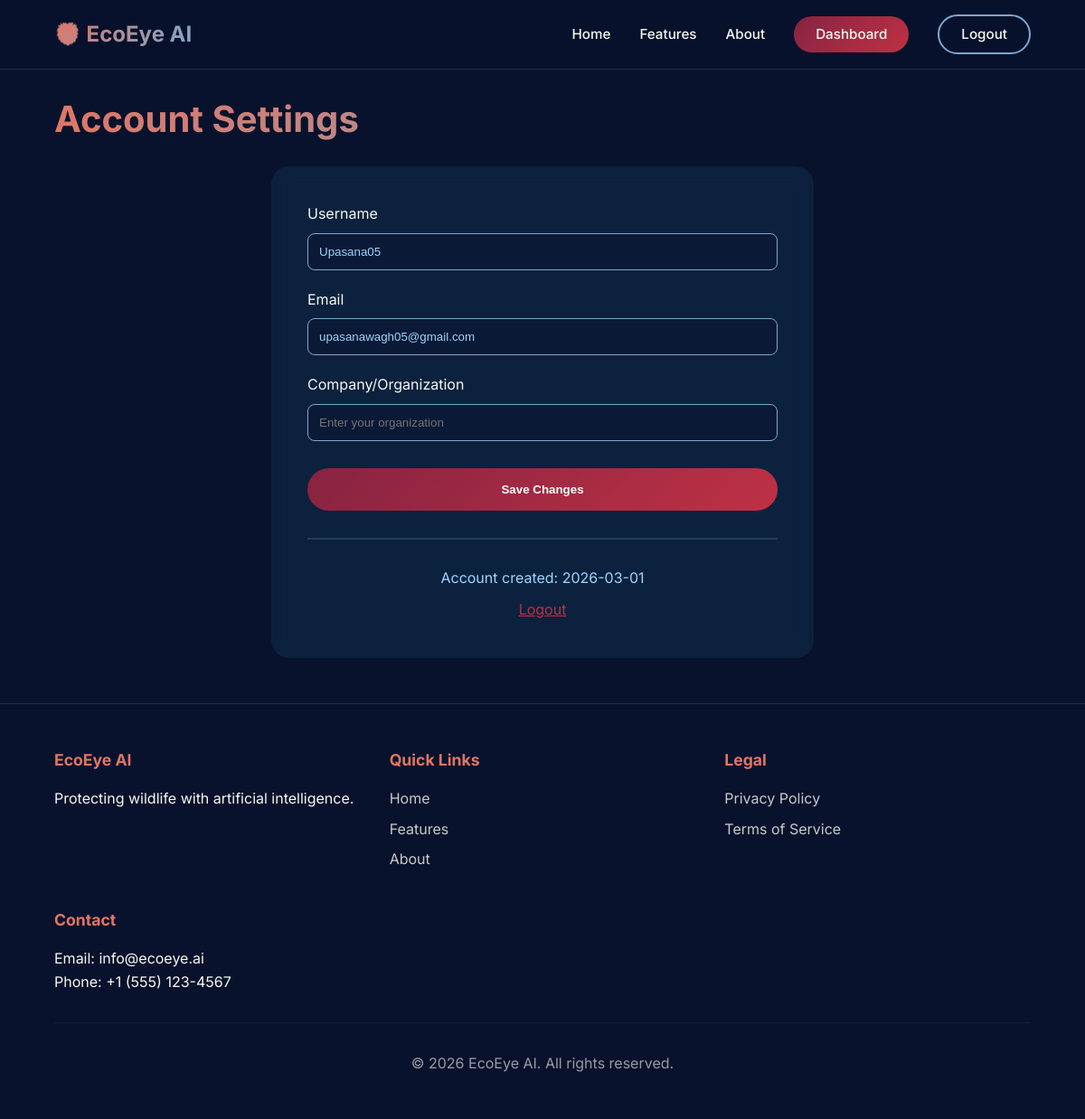
/settings (signed in), run on the app's committed database.
### app.py (models this page shows, shortened)
class User(UserMixin, db.Model):
    id = db.Column(db.Integer, primary_key=True)
    username = db.Column(db.String(50), unique=True, nullable=False)
    email = db.Column(db.String(100), unique=True, nullable=False)
    password = db.Column(db.String(200), nullable=False)
    company = db.Column(db.String(100))
    created_at = db.Column(db.DateTime, default=datetime.utcnow)
    alerts = db.relationship('Alert', backref='user', lazy=True)

### app.py (the view)
@app.route('/settings')
@login_required
def settings_page():
    return render_template('dashboard/settings.html')

### app.py (called while the page is built)
@login_manager.user_loader
def load_user(user_id):
    return User.query.get(int(user_id))

### templates/dashboard/settings.html (shortened to what this page needs)
{% extends "layout/base.html" %}
{% block content %}
<div style="padding: 100px 5% 50px; min-height: 80vh;">
    <h1 style="font-size: 2.5rem; background: linear-gradient(135deg, #E17564, #7AAACE); -webkit-background-clip: text; -webkit-text-fill-color: transparent; margin-bottom: 20px;">Account Settings</h1>
    <div style="max-width: 600px; margin: 0 auto;">
        <div style="background: rgba(22, 71, 106, 0.3); backdrop-filter: blur(10px); padding: 40px; border-radius: 20px;">
            <form method="POST" action="{{ url_for('update_settings') }}">
                <div style="margin-bottom: 20px;">
                    <label style="display: block; margin-bottom: 8px; color: #F7F8F0;">Username</label>
                    <input type="text" value="{{ current_user.username }}" disabled style="width: 100%; padding: 12px; background: rgba(9, 18, 44, 0.5); border: 1px solid #7AAACE; border-radius: 8px; color: #9CD5FF;">
                </div>
                <div style="margin-bottom: 20px;">
                    <label style="display: block; margin-bottom: 8px; color: #F7F8F0;">Email</label>
                    <input type="email" value="{{ current_user.email }}" disabled style="width: 100%; padding: 12px; background: rgba(9, 18, 44, 0.5); border: 1px solid #7AAACE; border-radius: 8px; color: #9CD5FF;">
                </div>
                <div style="margin-bottom: 30px;">
                    <label style="display: block; margin-bottom: 8px; color: #F7F8F0;">Company/Organization</label>
                    <input type="text" name="company" value="{{ current_user.company or '' }}" placeholder="Enter your organization" style="width: 100%; padding: 12px; background: rgba(9, 18, 44, 0.5); border: 1px solid #7AAACE; border-radius: 8px; color: #F7F8F0;">
                </div>
                <button type="submit" class="btn-primary" style="width: 100%;">Save Changes</button>
            </form>
            <hr style="border: 1px solid rgba(122, 170, 206, 0.2); margin: 30px 0;">
            <div style="text-align: center;">
                <p style="color: #9CD5FF; margin-bottom: 10px;">Account created: {{ current_user.created_at.strftime('%Y-%m-%d') }}</p>
                <a href="{{ url_for('logout') }}" style="color: #BE3144;">Logout</a>
            </div>
        </div>
    </div>
</div>
{% endblock %}

### static/css/style.css (style rules this page uses)
:root { --deep-navy: #09122C; --crimson: #872341; --fire-red: #BE3144; --coral: #E17564; --soft-blue: #7AAACE; --light-blue: #9CD5FF; --ivory: #F7F8F0; --dark-teal: #164764; --medium-teal: #3B9797; }
* { margin: 0; padding: 0; box-sizing: border-box; }
body { font-family: 'Inter', -apple-system, BlinkMacSystemFont, sans-serif; background: var(--deep-navy); color: var(--ivory); line-height: 1.6; overflow-x: hidden; }
.btn-primary { background: linear-gradient(135deg, var(--crimson), var(--fire-red)); color: white; padding: 1rem 2.5rem; border-radius: 30px; text-decoration: none; font-weight: 600; transition: all 0.3s; border: none; cursor: pointer; display: inline-block; }

### data on the page
User: username "Upasana05", email "upasanawagh05@gmail.com", created_at "2026-03-01"
